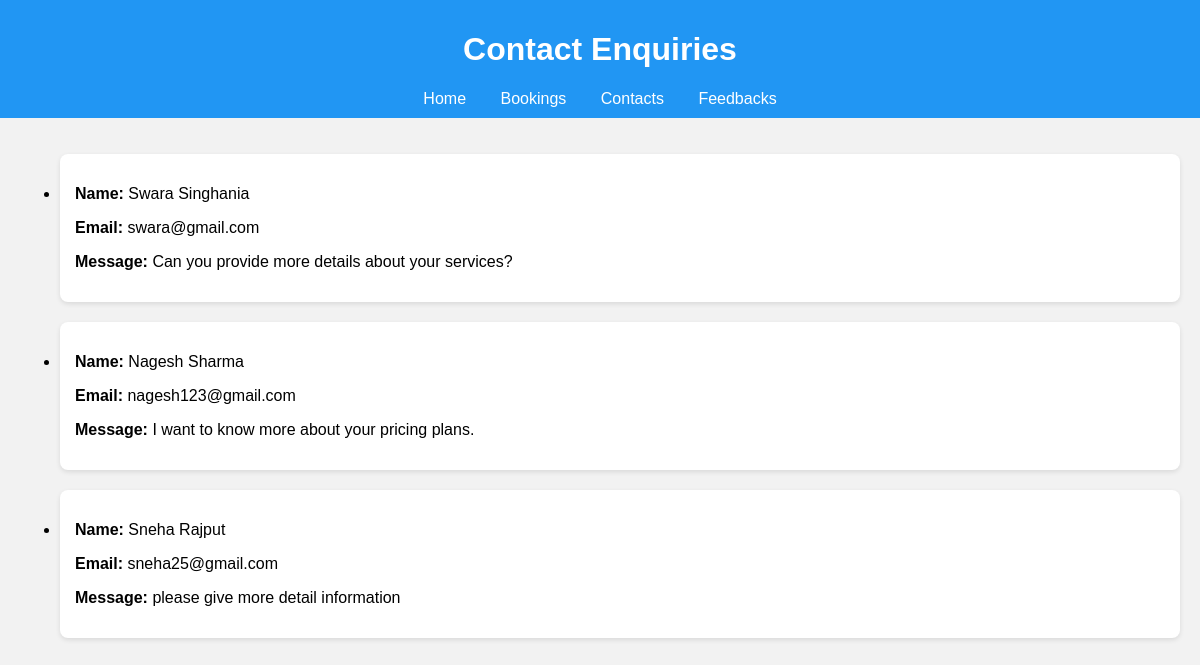
Screenshot of /contacts with the database file from the repository.
### app.py (models this page shows)
class Contact(db.Model):
    id = db.Column(db.Integer, primary_key=True)
    name = db.Column(db.String(50))
    email = db.Column(db.String(50))
    message = db.Column(db.String(500))

### app.py (the view)
@app.route('/contacts')
def view_contacts():
    all_contacts = Contact.query.order_by(Contact.id.asc()).all()
    return render_template('contacts.html', contacts=all_contacts)

### templates/contacts.html (shortened to what this page needs)
<!DOCTYPE html>
<html lang="en">
<head>
    <link rel="stylesheet" href="{{ url_for('static', filename='style.css') }}">
</head>
<body>
    <header>
        <h1>Contact Enquiries</h1>
        <nav>
            <a href="/">Home</a>
            <a href="/bookings">Bookings</a>
            <a href="/contacts">Contacts</a>
            <a href="/feedbacks">Feedbacks</a>
        </nav>
    </header>
    <div class="container">
        <ul>
            {% for contact in contacts %}
            <li>
                <div class="contact-item">
                <p><strong>Name:</strong> {{ contact.name }} <br></p>
                <p><strong>Email:</strong> {{ contact.email }} <br></p>
                <p><strong>Message:</strong> {{ contact.message }} </p>
            </li>
            {% endfor %}
        </ul>
    </div>
</body>
</html>

### static/style.css (style rules this page uses)
body { font-family: Arial, sans-serif; background-color: #f2f2f2; margin: 0; }
header { background-color: #2196F3; color: white; padding: 10px 20px; text-align: center; }
nav a { margin: 0 15px; text-decoration: none; color: white; }
.container { padding: 20px; }
.contact-item { background: #ffffff; padding: 15px; margin-bottom: 20px; border-radius: 8px; box-shadow: 0 2px 5px rgba(0,0,0,0.1); }

### rows the page displays
Contact: name "Swara Singhania", email "swara@gmail.com", message "Can you provide more details about your services?"
Contact: name "Nagesh Sharma", email "nagesh123@gmail.com", message "I want to know more about your pricing plans."
Contact: name "Sneha Rajput", email "sneha25@gmail.com", message "please give more detail information"
